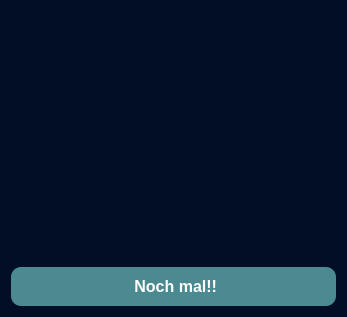
<?xml version="1.0" encoding="UTF-8"?>
<ui version="4.0">
 <class>win</class>
 <widget class="QDialog" name="win">
  <property name="geometry">
   <rect>
    <x>0</x>
    <y>0</y>
    <width>347</width>
    <height>317</height>
   </rect>
  </property>
  <property name="windowTitle">
   <string>Dialog</string>
  </property>
  <property name="styleSheet">
   <string notr="true">background-color: rgb(2, 14, 35);</string>
  </property>
  <layout class="QGridLayout" name="gridLayout">
   <item row="0" column="0">
    <layout class="QVBoxLayout" name="verticalLayout">
     <item>
      <widget class="QLabel" name="label">
       <property name="styleSheet">
        <string notr="true">border-image: url(:/img/win.png);</string>
       </property>
       <property name="text">
        <string/>
       </property>
      </widget>
     </item>
     <item>
      <widget class="QPushButton" name="pushButton">
       <property name="styleSheet">
        <string notr="true">background-color: #4B8A90;
border: none;
color: white;
padding: 10px 20px;
font-size: 16px;
font-weight: bold;
border-radius: 10px;</string>
       </property>
       <property name="text">
        <string> Noch mal!!</string>
       </property>
      </widget>
     </item>
    </layout>
   </item>
  </layout>
 </widget>
 <resources/>
 <connections/>
</ui>
